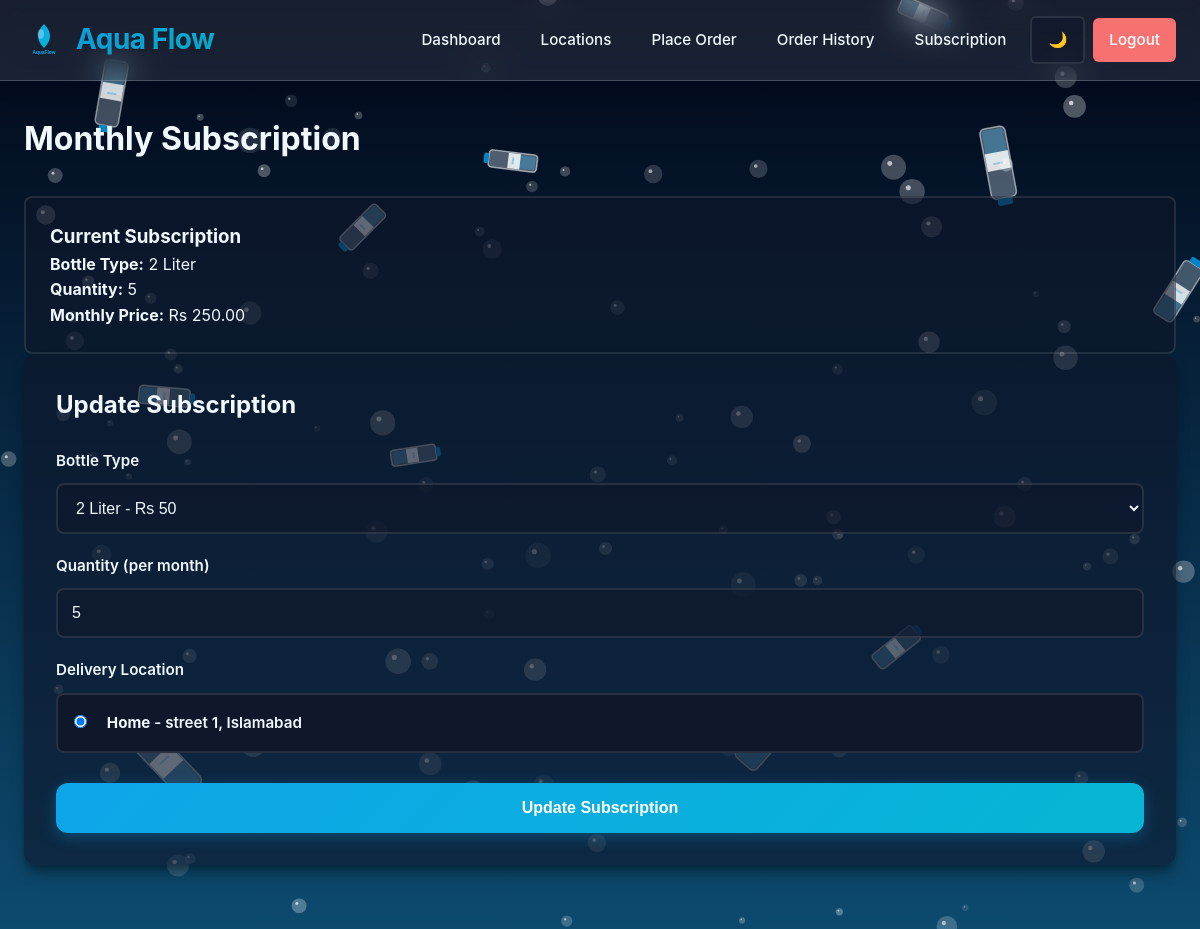
/subscription (signed in), run on the app's committed database.
### tables this page shows
CREATE TABLE subscriptions (
    id INTEGER PRIMARY KEY AUTOINCREMENT,
    user_id INTEGER NOT NULL,
    bottle_type TEXT NOT NULL,
    quantity INTEGER NOT NULL,
    total_price REAL NOT NULL,
    location_id INTEGER NOT NULL, last_generated_date TEXT,
    FOREIGN KEY (user_id) REFERENCES users (id),
    FOREIGN KEY (location_id) REFERENCES locations (id)
);

CREATE TABLE locations (
    id INTEGER PRIMARY KEY AUTOINCREMENT,
    user_id INTEGER NOT NULL,
    label TEXT NOT NULL,
    address TEXT NOT NULL,
    city TEXT NOT NULL,
    is_default INTEGER DEFAULT 0,
    FOREIGN KEY (user_id) REFERENCES users (id)
);

### app.py (the view, shortened to what this page needs)
@app.route('/subscription', methods=['GET', 'POST'])
@login_required
def subscription():
    db = get_db()
    user_id = session['user_id']
    user_locations = db.execute('SELECT * FROM locations WHERE user_id = ?', (user_id,)).fetchall()
    current_subscription = db.execute('SELECT * FROM subscriptions WHERE user_id = ?', (user_id,)).fetchone()
    return render_template('subscription.html', locations=user_locations, subscription=current_subscription)

### app.py (called while the page is built, shortened)
def get_db():
    db = getattr(g, '_database', None)
    if db is None:
        db = g._database = sqlite3.connect(DATABASE)
        db.row_factory = sqlite3.Row
    return db

@app.teardown_appcontext
def close_connection(exception):
    db = getattr(g, '_database', None)
    if db is not None:
        db.close()

def generate_subscription_orders():
    db = get_db()
    today_str = date.today().isoformat()
    subscriptions = db.execute('SELECT * FROM subscriptions').fetchall()
    for sub in subscriptions:
        last_gen = sub['last_generated_date'] if 'last_generated_date' in sub.keys() else None
    db.commit()

@app.before_request
def before_request():
    if request.endpoint and 'static' not in request.endpoint:
        if 'water_supply.db' in os.listdir('.'): # simple check to ensure db exists
             pass # Logic moved to explicit call to avoid circular dependency issues during startup
             try:
                 generate_subscription_orders()
             except Exception:
                 pass

def login_required(f):
    from functools import wraps
    @wraps(f)
    def decorated_function(*args, **kwargs):
        if 'user_id' not in session:
            flash('Please login first', 'error')
            return redirect(url_for('login'))
        return f(*args, **kwargs)
    return decorated_function

### templates/subscription.html (shortened to what this page needs)
{% extends "base.html" %}
{% block content %}
<div class="page-content">
    <h1>Monthly Subscription</h1>
    {% if subscription %}
    <div class="info-box">
        <h3>Current Subscription</h3>
        <p><strong>Bottle Type:</strong> {{ subscription.bottle_type }}</p>
        <p><strong>Quantity:</strong> {{ subscription.quantity }}</p>
        <p><strong>Monthly Price:</strong> Rs {{ "%.2f"|format(subscription.total_price) }}</p>
    </div>
    {% endif %}
    {% if locations %}
    <div class="form-container">
        <h2>{% if subscription %}Update{% else %}Create{% endif %} Subscription</h2>
        <form method="POST" action="{{ url_for('subscription') }}">
            <div class="form-group">
                <label for="bottle_type">Bottle Type</label>
                <select id="bottle_type" name="bottle_type" required>
                    <option value="2 Liter" {% if subscription and subscription.bottle_type=='2 Liter' %}selected{%
                        endif %}>2 Liter - Rs 50</option>
                </select>
            </div>
            <div class="form-group">
                <label for="quantity">Quantity (per month)</label>
                <input type="number" id="quantity" name="quantity" min="1"
                    value="{% if subscription %}{{ subscription.quantity }}{% else %}1{% endif %}" required>
            </div>
            <div class="form-group">
                <label>Delivery Location</label>
                <div class="radio-group">
                    {% for location in locations %}
                    <label class="radio-label">
                        <input type="radio" name="location_id" value="{{ location.id }}" {% if subscription and
                            subscription.location_id==location.id %}checked{% elif location.is_default %}checked{% endif
                            %} required>
                        <span class="radio-text">
                            <strong>{{ location.label }}</strong> - {{ location.address }}, {{ location.city }}
                        </span>
                    </label>
                    {% endfor %}
                </div>
            </div>
            <button type="submit" class="btn btn-primary">{% if subscription %}Update{% else %}Create{% endif %}
                Subscription</button>
        </form>
    </div>
    {% else %}
    <div class="info-box">
        <p>You need to add a delivery location first.</p>
        <a href="{{ url_for('locations') }}" class="btn btn-primary">Add Location</a>
    </div>
    {% endif %}
</div>
{% endblock %}

### static/style.css (style rules this page uses)
* { margin: 0; padding: 0; box-sizing: border-box; }
:root { --bg-color: #f0f9ff; --text-color: #0c4a6e; --card-bg: rgba(224, 242, 254, 0.35); --border-color: rgba(255, 255, 255, 0.4); --glass-border: 1px solid rgba(255, 255, 255, 0.5); --primary-color: #0284c7; --primary-dark: #0369a1; --primary-hover: #0ea5e9; --secondary-color: #06b6d4; --accent-color: #6366f1; --success-color: #10b981; --error-color: #ef4444; --warning-color: #f59e0b; --nav-bg: rgba(255, 255, 255, 0.85); --shadow: 0 4px 6px -1px rgba(2, 132, 199, 0.1), 0 2px 4px -1px rgba(2, 132, 199, 0.06); --shadow-lg: 0 10px 15px -3px rgba(2, 132, 199, 0.15), 0 4px 6px -2px rgba(2, 132, 199, 0.1); --shadow-xl: 0 20px 25px -5px rgba(2, 132, 199, 0.2), 0 10px 10px -5px rgba(2, 132, 199, 0.1); --gradient-primary: linear-gradient(135deg, #0284c7 0%, #06b6d4 100%); --gradient-secondary: linear-gradient(135deg, #6366f1 0%, #0ea5e9 100%); --gradient-bg: linear-gradient(180deg, #e0f2fe 0%, #bae6fd 50%, #7dd3fc 100%); }
.dark { --bg-color: #0f172a; --text-color: #f0f9ff; --card-bg: rgba(15, 23, 42, 0.6); --border-color: rgba(255, 255, 255, 0.1); --glass-border: 1px solid rgba(255, 255, 255, 0.1); --primary-color: #38bdf8; --primary-dark: #0284c7; --primary-hover: #7dd3fc; --secondary-color: #22d3ee; --accent-color: #818cf8; --success-color: #34d399; --error-color: #f87171; --warning-color: #fbbf24; --nav-bg: rgba(15, 23, 42, 0.9); --shadow: 0 4px 6px -1px rgba(0, 0, 0, 0.3), 0 2px 4px -1px rgba(0, 0, 0, 0.2); --shadow-lg: 0 10px 15px -3px rgba(0, 0, 0, 0.4), 0 4px 6px -2px rgba(0, 0, 0, 0.2); --shadow-xl: 0 20px 25px -5px rgba(0, 0, 0, 0.5), 0 10px 10px -5px rgba(0, 0, 0, 0.3); --gradient-primary: linear-gradient(135deg, #0ea5e9 0%, #06b6d4 100%); --gradient-secondary: linear-gradient(135deg, #6366f1 0%, #06b6d4 100%); --gradient-bg: linear-gradient(to bottom, #020617 0%, #0c4a6e 100%); }
body { font-family: -apple-system, BlinkMacSystemFont, 'Segoe UI', 'Roboto', 'Oxygen', 'Ubuntu', 'Cantarell', sans-serif; background: var(--gradient-bg); color: var(--text-color); line-height: 1.6; min-height: 100vh; display: flex; flex-direction: column; transition: all 0.3s ease; position: relative; }
.form-group { margin-bottom: 1.25rem; }
.form-group label { display: block; margin-bottom: 0.625rem; font-weight: 600; color: var(--text-color); font-size: 0.95rem; }
.form-group input, .form-group select { width: 100%; padding: 0.875rem; border: 2px solid var(--border-color); border-radius: 8px; background-color: var(--card-bg); color: var(--text-color); font-size: 1rem; transition: all 0.3s ease; }
.btn { padding: 1rem 2rem; border: none; border-radius: 12px; cursor: pointer; font-size: 1rem; text-decoration: none; display: inline-flex; align-items: center; justify-content: center; gap: 0.5rem; transition: all 0.3s ease; font-weight: 600; position: relative; overflow: hidden; }
.btn::before { content: ''; position: absolute; top: 0; left: -100%; width: 100%; height: 100%; background: linear-gradient(90deg, transparent, rgba(255, 255, 255, 0.2), transparent); transition: left 0.5s; }
.btn-primary { background: var(--gradient-primary); color: white; width: 100%; box-shadow: 0 4px 15px rgba(14, 165, 233, 0.3); }
.info-box { background-color: var(--card-bg); border: 2px solid var(--border-color); padding: 1.5rem; border-radius: 8px; margin-top: 1rem; }
.page-content h1 { margin-bottom: 2rem; color: var(--text-color); font-size: 2rem; }
.form-container { background-color: var(--card-bg); padding: 2rem; border-radius: 12px; box-shadow: var(--shadow-lg); margin-bottom: 2rem; }
.form-container h2 { margin-bottom: 1.5rem; color: var(--text-color); }
.radio-group { display: flex; flex-direction: column; gap: 1rem; }
.radio-label { display: flex; align-items: flex-start; cursor: pointer; padding: 1rem; background-color: var(--bg-color); border: 2px solid var(--border-color); border-radius: 8px; transition: all 0.3s ease; }
.radio-label input[type="radio"] { width: auto; margin-right: 1rem; margin-top: 0.25rem; }
.radio-text { flex: 1; }
.radio-text strong { color: var(--text-color); }

### data on the page
subscriptions: bottle_type "2 Liter", quantity "5", total_price "250.00", bottle_type "2 Liter - Rs 50"
locations: location_id "☑ Home - street 1, Islamabad", label "Home", address "street 1", city "Islamabad"
